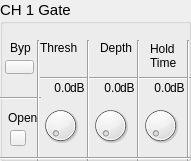
  <widget class="QGroupBox" name="groupBox">
   <property name="geometry">
    <rect>
     <x>60</x>
     <y>10</y>
     <width>191</width>
     <height>161</height>
    </rect>
   </property>
   <property name="font">
    <font>
     <pointsize>11</pointsize>
    </font>
   </property>
   <property name="title">
    <string>CH 1 Gate</string>
   </property>
   <widget class="QLabel" name="label_2">
    <property name="geometry">
     <rect>
      <x>10</x>
      <y>40</y>
      <width>21</width>
      <height>16</height>
     </rect>
    </property>
    <property name="font">
     <font>
      <pointsize>9</pointsize>
     </font>
    </property>
    <property name="text">
     <string>Byp</string>
    </property>
   </widget>
   <widget class="QLabel" name="label_3">
    <property name="geometry">
     <rect>
      <x>40</x>
      <y>40</y>
      <width>41</width>
      <height>16</height>
     </rect>
    </property>
    <property name="font">
     <font>
      <pointsize>9</pointsize>
     </font>
    </property>
    <property name="text">
     <string>Thresh</string>
    </property>
   </widget>
   <widget class="QLabel" name="label_4">
    <property name="geometry">
     <rect>
      <x>100</x>
      <y>40</y>
      <width>41</width>
      <height>16</height>
     </rect>
    </property>
    <property name="font">
     <font>
      <pointsize>9</pointsize>
     </font>
    </property>
    <property name="text">
     <string>Depth</string>
    </property>
   </widget>
   <widget class="QLabel" name="label_5">
    <property name="geometry">
     <rect>
      <x>150</x>
      <y>40</y>
      <width>31</width>
      <height>31</height>
     </rect>
    </property>
    <property name="font">
     <font>
      <pointsize>9</pointsize>
     </font>
    </property>
    <property name="text">
     <string>Hold
Time</string>
    </property>
   </widget>
   <widget class="Line" name="line">
    <property name="geometry">
     <rect>
      <x>40</x>
      <y>70</y>
      <width>151</width>
      <height>16</height>
     </rect>
    </property>
    <property name="orientation">
     <enum>Qt::Horizontal</enum>
    </property>
   </widget>
   <widget class="Line" name="line_2">
    <property name="geometry">
     <rect>
      <x>0</x>
      <y>90</y>
      <width>41</width>
      <height>16</height>
     </rect>
    </property>
    <property name="orientation">
     <enum>Qt::Horizontal</enum>
    </property>
   </widget>
   <widget class="Line" name="line_3">
    <property name="geometry">
     <rect>
      <x>30</x>
      <y>40</y>
      <width>16</width>
      <height>121</height>
     </rect>
    </property>
    <property name="orientation">
     <enum>Qt::Vertical</enum>
    </property>
   </widget>
   <widget class="Line" name="line_4">
    <property name="geometry">
     <rect>
      <x>80</x>
      <y>40</y>
      <width>16</width>
      <height>121</height>
     </rect>
    </property>
    <property name="orientation">
     <enum>Qt::Vertical</enum>
    </property>
   </widget>
   <widget class="Line" name="line_5">
    <property name="geometry">
     <rect>
      <x>130</x>
      <y>40</y>
      <width>16</width>
      <height>121</height>
     </rect>
    </property>
    <property name="orientation">
     <enum>Qt::Vertical</enum>
    </property>
   </widget>
   <widget class="Line" name="line_6">
    <property name="geometry">
     <rect>
      <x>180</x>
      <y>40</y>
      <width>16</width>
      <height>121</height>
     </rect>
    </property>
    <property name="orientation">
     <enum>Qt::Vertical</enum>
    </property>
   </widget>
   <widget class="OIDDial" name="dial_1">
    <property name="geometry">
     <rect>
      <x>40</x>
      <y>100</y>
      <width>41</width>
      <height>51</height>
     </rect>
    </property>
   </widget>
   <widget class="OIDDial" name="dial_2">
    <property name="geometry">
     <rect>
      <x>90</x>
      <y>100</y>
      <width>41</width>
      <height>51</height>
     </rect>
    </property>
   </widget>
   <widget class="OIDDial" name="dial_3">
    <property name="geometry">
     <rect>
      <x>140</x>
      <y>100</y>
      <width>41</width>
      <height>51</height>
     </rect>
    </property>
   </widget>
   <widget class="Line" name="line_8">
    <property name="geometry">
     <rect>
      <x>0</x>
      <y>150</y>
      <width>191</width>
      <height>16</height>
     </rect>
    </property>
    <property name="orientation">
     <enum>Qt::Horizontal</enum>
    </property>
   </widget>
   <widget class="QLabel" name="label">
    <property name="geometry">
     <rect>
      <x>70</x>
      <y>80</y>
      <width>16</width>
      <height>16</height>
     </rect>
    </property>
    <property name="font">
     <font>
      <pointsize>9</pointsize>
     </font>
    </property>
    <property name="text">
     <string>dB</string>
    </property>
   </widget>
   <widget class="QLabel" name="label_6">
    <property name="geometry">
     <rect>
      <x>120</x>
      <y>80</y>
      <width>16</width>
      <height>16</height>
     </rect>
    </property>
    <property name="font">
     <font>
      <pointsize>9</pointsize>
     </font>
    </property>
    <property name="text">
     <string>dB</string>
    </property>
   </widget>
   <widget class="QLabel" name="label_7">
    <property name="geometry">
     <rect>
      <x>170</x>
      <y>80</y>
      <width>16</width>
      <height>16</height>
     </rect>
    </property>
    <property name="font">
     <font>
      <pointsize>9</pointsize>
     </font>
    </property>
    <property name="text">
     <string>dB</string>
    </property>
   </widget>
   <widget class="QLabel" name="ls1">
    <property name="geometry">
     <rect>
      <x>40</x>
      <y>80</y>
      <width>31</width>
      <height>16</height>
     </rect>
    </property>
    <property name="font">
     <font>
      <pointsize>9</pointsize>
     </font>
    </property>
    <property name="text">
     <string>0.0</string>
    </property>
    <property name="alignment">
     <set>Qt::AlignRight|Qt::AlignTrailing|Qt::AlignVCenter</set>
    </property>
   </widget>
   <widget class="QLabel" name="ls2">
    <property name="geometry">
     <rect>
      <x>90</x>
      <y>80</y>
      <width>31</width>
      <height>16</height>
     </rect>
    </property>
    <property name="font">
     <font>
      <pointsize>9</pointsize>
     </font>
    </property>
    <property name="text">
     <string>0.0</string>
    </property>
    <property name="alignment">
     <set>Qt::AlignRight|Qt::AlignTrailing|Qt::AlignVCenter</set>
    </property>
   </widget>
   <widget class="QLabel" name="ls3">
    <property name="geometry">
     <rect>
      <x>140</x>
      <y>80</y>
      <width>31</width>
      <height>16</height>
     </rect>
    </property>
    <property name="font">
     <font>
      <pointsize>9</pointsize>
     </font>
    </property>
    <property name="text">
     <string>0.0</string>
    </property>
    <property name="alignment">
     <set>Qt::AlignRight|Qt::AlignTrailing|Qt::AlignVCenter</set>
    </property>
   </widget>
   <widget class="QLabel" name="label_11">
    <property name="geometry">
     <rect>
      <x>8</x>
      <y>110</y>
      <width>31</width>
      <height>16</height>
     </rect>
    </property>
    <property name="font">
     <font>
      <pointsize>9</pointsize>
     </font>
    </property>
    <property name="text">
     <string>Open</string>
    </property>
   </widget>
   <widget class="OIDStatePushBtn" name="bypass1">
    <property name="geometry">
     <rect>
      <x>5</x>
      <y>60</y>
      <width>29</width>
      <height>14</height>
     </rect>
    </property>
    <property name="text">
     <string/>
    </property>
    <property name="checkable">
     <bool>true</bool>
    </property>
   </widget>
   <widget class="OIDStatus" name="btnOpen_1">
    <property name="enabled">
     <bool>true</bool>
    </property>
    <property name="geometry">
     <rect>
      <x>10</x>
      <y>130</y>
      <width>16</width>
      <height>16</height>
     </rect>
    </property>
    <property name="text">
     <string/>
    </property>
    <property name="checkable">
     <bool>false</bool>
    </property>
   </widget>
  </widget>
